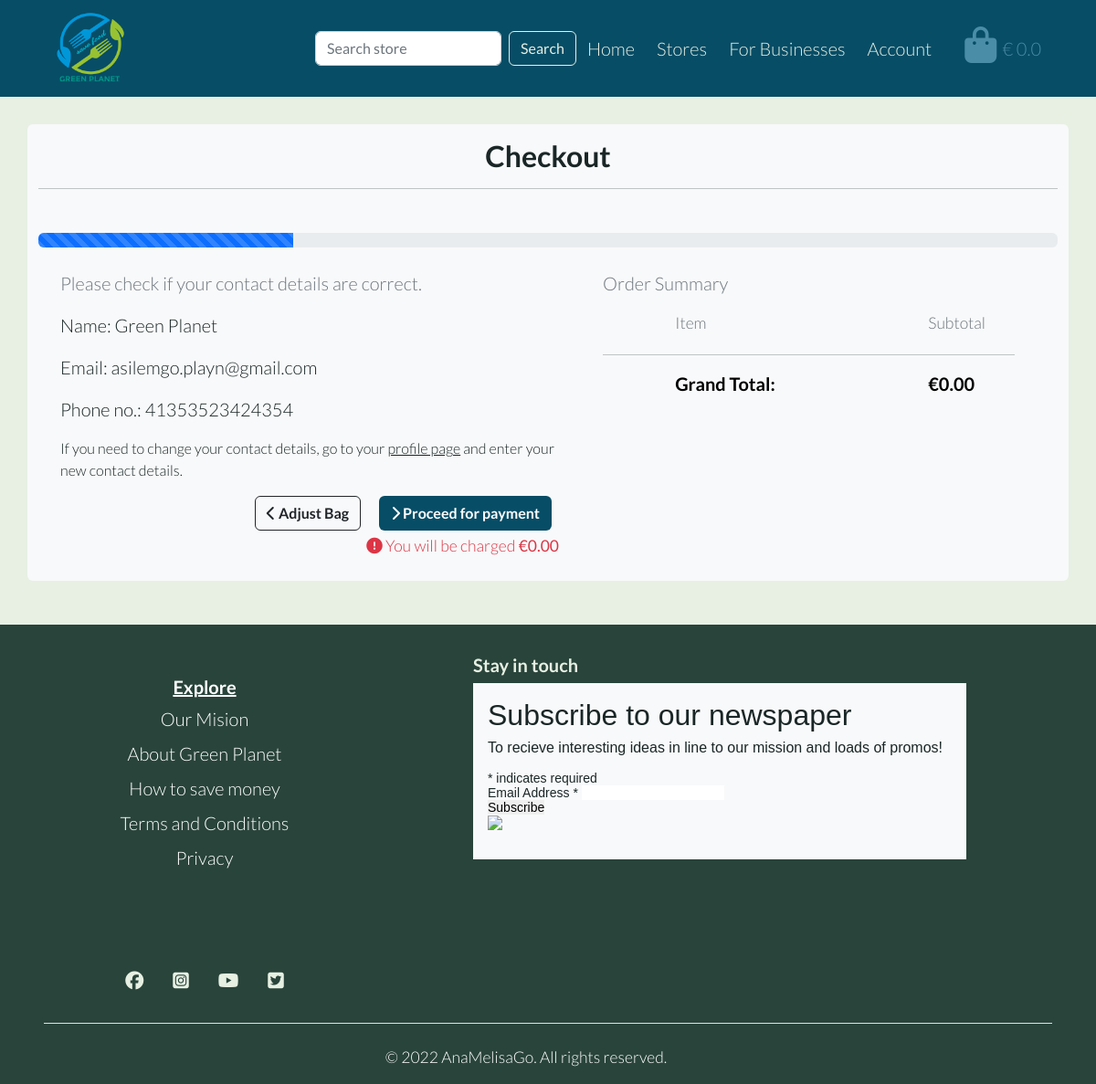
/checkout/checkout_user (signed in), run on the app's committed database.
### userprofiles/models.py (models this page shows, shortened)
class UserProfile(models.Model):
    user = models.OneToOneField(User, on_delete=models.CASCADE)
    default_phone_number = models.CharField(
        max_length=20, null=True, blank=True
    )

### checkout/views.py (the view)
# urls.py: path('checkout_user', views.checkout_user, name='checkout_user'),
def checkout_user(request):
    if request.user.is_authenticated:
        profile = get_object_or_404(UserProfile, user=request.user)
    else:
        return redirect(reverse('account_signup'))
    template = 'checkout/checkout_user.html'
    context = {
        'profile': profile,
    }
    return render(request, template, context)

### bag/contexts.py (called while the page is built, shortened)
def bag_contents(request):
    bag_items = []
    grand_total = 0
    bag = request.session.get('bag', {})
    context = {
        'bag_items': bag_items,
        'grand_total': grand_total,
    }
    return context

### checkout/templates/checkout/checkout_user.html (shortened to what this page needs)
{% extends "base.html" %}
{% load static %}
{% load crispy_forms_tags %}
{% block extra_css %}
<link rel="stylesheet" href="{% static 'checkout/css/checkout.css' %}">
{% endblock %}
{% block content %}
<div class="container mt-2 mb-5 min-h-page bg-light rounded py-2">
    <div class="row">
        <div class="col text-center py-2">
            <h2 class="fw-bold">Checkout</h2>
            <hr class="my-3">
        </div>
    </div>
    <div class="progress my-4">
        <div class="progress-bar progress-bar-striped progress-bar-animated" role="progressbar"
            aria-label="Animated striped example" aria-valuenow="25" aria-valuemin="0" aria-valuemax="100"
            style="width: 25%"></div>
    </div>
    <div class="row">
        <div class="col-12 col-lg-5 order-lg-last mb-5">
            <p class="text-muted">Order Summary</p>
            <div class="row">
                <div class="col-7 offset-2">
                    <p class="mb-1 mt-0 small text-muted">Item</p>
                </div>
                <div class="col-3 text-right">
                    <p class="mb-1 mt-0 small text-muted">Subtotal</p>
                </div>
            </div>
            <hr>
            <div class="row text-black text-right">
                <div class="col-7 offset-2">
                    <p class="my-0 fw-bold">Grand Total:</p>
                </div>
                <div class="col-3">
                    <p class="my-0 fw-bold">€{{ grand_total | floatformat:2 }}</p>
                </div>
            </div>
        </div>
        <div class="col-12 col-lg-6 mx-lg-4">
            <div>
                <p class="text-muted">Please check if your contact details are correct.</p>
                <p>Name:
                    {% if profile.user.first_name or profile.user.last_name %}
                    {{ profile.user.get_full_name }}
                    {% else %}
                    {{ profile.user.username }}
                    {% endif %}
                </p>
                <p>Email: {{ profile.user.email }}</p>
                <p>Phone no.: {{ profile.default_phone_number }}</p>
            </div>
            <div>
                <p class="fs-6">If you need to change your contact details, go to your <a
                        href="{% url 'edit_profile' %}" class="text-decoration-underline">profile page</a> and enter
                    your new contact details.</p>
            </div>
            <div class="text-end my-3">
                <a href="{% url 'view_bag' %}" class="btn btn-outline-dark mx-2">
                    <span class="icon">
                        <i class="fas fa-chevron-left"></i>
                    </span>
                    <span class="fw-bold">Adjust Bag</span>
                </a>
                <a href="{% url 'checkout' %}" class="btn btn-dark-ocean mx-2">
                    <span class="icon">
                        <i class="fas fa-chevron-right"></i>
                    </span>
                    <span class="fw-bold">Proceed for payment</span>
                </a>
                <p class="small text-danger my-1">
                    <span class="icon">
                        <i class="fas fa-exclamation-circle"></i>
                    </span>
                    <span>You will be charged <strong>€{{ grand_total|floatformat:2 }}</strong></span>
                </p>
            </div>
        </div>
    </div>
</div>
{% endblock %}

### static/css/base.css (style rules this page uses)
:root { --planet-trans-cloud: rgba(194, 219, 232, 0.75); --planet-trans-black: rgba(26, 38, 38, 0.3); --planet-black-night: #1a2626; --planet-dark-tree: #29443b; --planet-dark-ocean: #074d66; --planet-sky-blue: #4a8da7; --planet-white-leaf: #e7f0e3; --planet-brown-leaf: #946C3E; --planet-yellow-leaf: #99C233; }
* { padding: 0; margin: 0; border: none; }
html { height: 100%; }
body { min-height: 100vh; display: flex; flex-direction: column; background-color: var(--planet-white-leaf); font-weight: 300; color: var(--planet-black-night); font-size: 20px; font-family: 'Lato', sans-serif; }
a { color: var(--planet-black-night); text-decoration: none; }
.btn-dark-ocean { background-color: var(--planet-dark-ocean); color: #fff; }
.min-h-page { min-height: 50vh; }

### data on the page
UserProfile: user.get_full_name "Green Planet", user.email "asilemgo.playn@gmail.com", default_phone_number "41353523424354"

### other printed values
{{ grand_total | floatformat:2 }} "0.00"
{{ grand_total|floatformat:2 }} "0.00"
